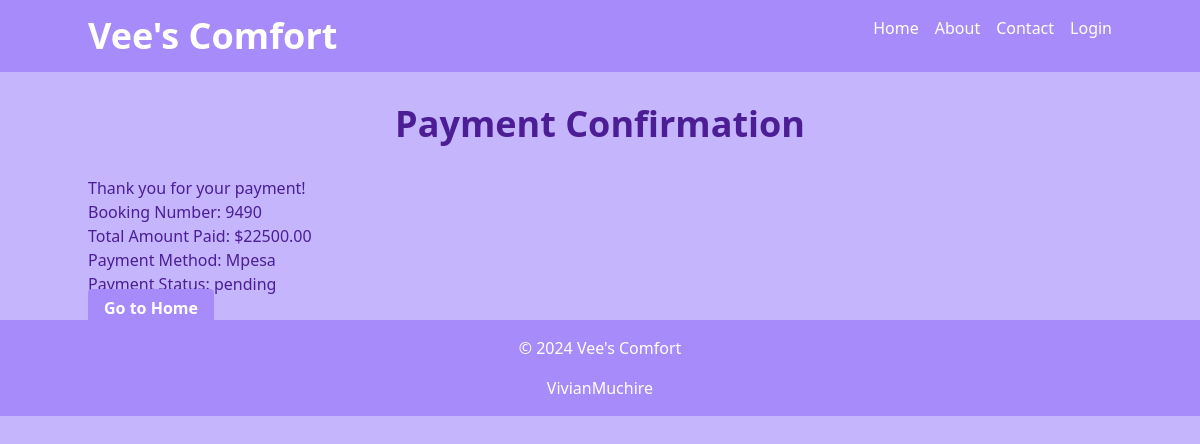
/payment/confirmation/1/, run on the app's committed database.
### hostelapp/models.py (models this page shows, shortened)
class Payment(models.Model):
    booking = models.ForeignKey(Booking, on_delete=models.CASCADE, related_name='payments')
    user = models.ForeignKey(User, on_delete=models.CASCADE)
    amount = models.DecimalField(max_digits=10, decimal_places=2)
    payment_method = models.CharField(max_length=50, choices=[('mpesa', 'Mpesa'), ('card', 'Card')])
    payment_date = models.DateTimeField(auto_now_add=True)
    status = models.CharField(max_length=20, choices=[('pending', 'Pending'), ('completed', 'Completed')], default='pending')

class Booking(models.Model):
    hostel = models.ForeignKey(Hostel, on_delete=models.CASCADE, related_name='bookings')
    user = models.ForeignKey(User, on_delete=models.CASCADE)
    room_number = models.CharField(max_length=10, blank=True, editable=False)
    check_in = models.DateField()
    check_out = models.DateField()
    total_price = models.DecimalField(max_digits=10, decimal_places=2)
    include_breakfast = models.BooleanField(default=False)
    include_lunch = models.BooleanField(default=False)
    airport_pickup_option = models.BooleanField(default=False)
    flight_number = models.CharField(max_length=20, null=True, blank=True)
    pickup_time = models.TimeField(null=True, blank=True)
    CAR_CHOICES = [
        ('Taxi', 'Taxi'),
        ('Van', 'Van'),
    ]
    car_type = models.CharField(max_length=10, choices=CAR_CHOICES, null=True, blank=True)
    room_service = models.BooleanField(default=False)  # New field for room service

### hostelapp/views.py (the view)
# urls.py: path('payment/confirmation/<int:payment_id>/', payment_confirmation, name='payment_confirmation'),
def payment_confirmation(request, payment_id):
    payment = get_object_or_404(Payment, id=payment_id)
    return render(request, 'payment/payment_confirmation.html', {'payment': payment})

### hostelapp/templates/payment/payment_confirmation.html
{% extends "base.html" %}
{% block content %}
<div class="container mx-auto mt-8">
    <h1 class="text-4xl font-bold text-purple-900 mb-8 text-center">Payment Confirmation</h1>
    <p>Thank you for your payment!</p>
    <p>Booking Number: {{ payment.booking.room_number }}</p>
    <p>Total Amount Paid: ${{ payment.amount }}</p>
    <p>Payment Method: {{ payment.get_payment_method_display }}</p>
    <p>Payment Status: {{ payment.status }}</p>
    <a href="{% url 'hostelapp:index' %}" class="bg-purple-400 hover:bg-purple-500 text-white font-bold py-2 px-4 rounded mt-4 focus:outline-none focus:shadow-outline">Go to Home</a>
</div>
{% endblock %}

### data on the page
Payment: booking.room_number "9490", amount "22500.00", payment_method "Mpesa", status "pending"
